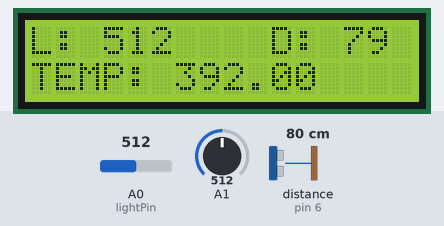
The sketch below on a simulated Arduino Uno, built with avr-gcc and run on an emulated ATmega328P. On the bench: 16×2 character LCD. Wiring (inferred from the names in the program): ultrasonic range finder: trigger pin 7; echo pin 6. Inputs (shaded band) come from the test bench; at power-on: distance to the obstacle (sensor on pin 6) 80 cm, A1 = 512, A0 (lightPin) = 512. The echo pulse lasts 58.3 µs per cm.

Above: at 1.2 s.
1.3 s: distance to the obstacle (sensor on pin 6) set to 2 cm
At 1.59 s:
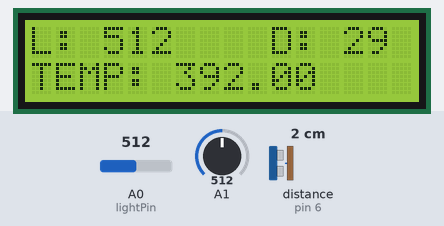
2.8 s: A1 set to 122
At 4.0 s:
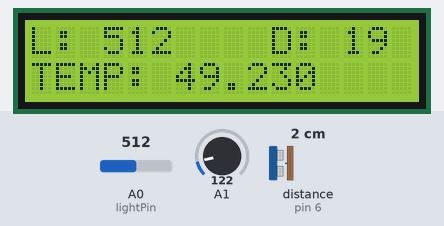
4.3 s: A0 (lightPin) set to 306
At 5.2 s:
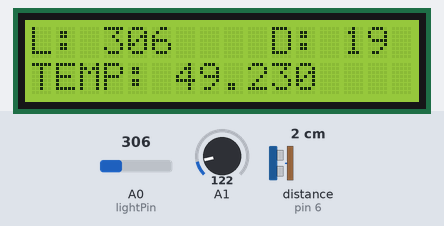
5.8 s: distance to the obstacle (sensor on pin 6) set to 4 cm
At 6.3 s:
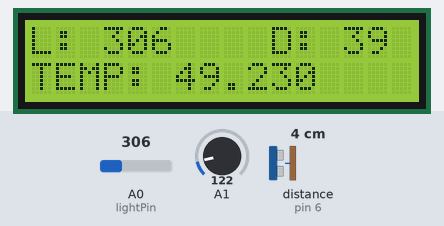
7.3 s: A1 set to 0
At 8.5 s:
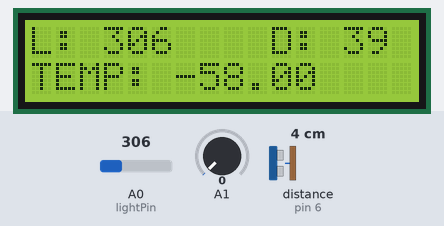
8.8 s: A0 (lightPin) set to 122
At 9.9 s:
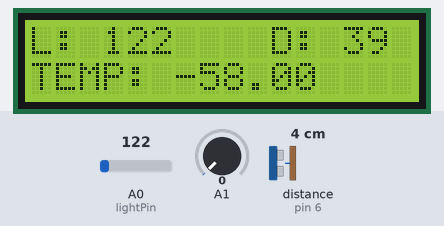
Timing chart, 0 to 11.3 s (numbered marks = the images above; inputs shaded):
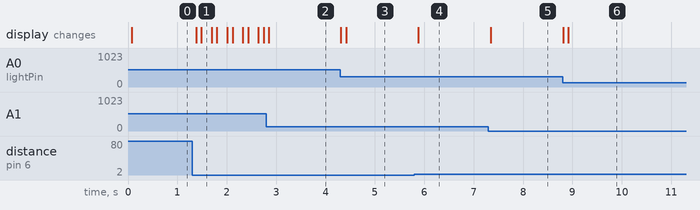

The sketch:

grpc.ino
```cpp
#include <LiquidCrystal.h>

LiquidCrystal lcd(12, 11, 5, 4, 3, 2);

const int lightPin = 0;
const int temperaturePin = 1;
const int trigPin = 7;
const int echoPin = 6; //pwm

int lightLevel, dist, centimeters;
int calibratedlightLevel; // used to store the scaled / calibrated lightLevel
int maxThreshold = 0;     // used for setting the "max" light level
int minThreshold = 1023;   // used for setting the "min" light level

void setup()
{

  lcd.begin(16, 2); //Initialize the 16x2 LCD
  lcd.clear();  //Clear any old data displayed on the LCD

  pinMode(trigPin, OUTPUT);
  pinMode(echoPin, INPUT);

  Serial.begin(9600);

}

void loop()
{

 lightLevel = analogRead(lightPin);
 lcd.setCursor(0, 0);
 lcd.print("L: ");
 lcd.print(lightLevel);

 float voltage, degreesC, degreesF;
 voltage = getVoltage(temperaturePin); //Measure the voltage at the analog pin
 degreesC = (voltage - 0.5) * 100.0; // Convert the voltage to degrees Celsius
 degreesF = degreesC * (9.0 / 5.0) + 32.0; //Convert degrees Celsius to Fahrenheit
 lcd.setCursor(0,1);
 lcd.print("TEMP: ");
 lcd.print(degreesF);

 dist = ping(trigPin, echoPin);
 lcd.setCursor(10, 0);
 lcd.print("D: ");
 lcd.print(dist);

 delay(100);

}

float getVoltage(int pin)   //Function to read and return
              //floating-point value (true voltage)
              //on analog pin
{

  return (analogRead(pin) * 0.004882814);
  // This equation converts the 0 to 1023 value that analogRead()
  // returns, into a 0.0 to 5.0 value that is the true voltage
  // being read at that pin.
}

//not used yet
void autoRange()
{
  if (lightLevel < minThreshold)  // minThreshold was initialized to 1023 -- so, if it's less, reset the threshold level.
    minThreshold = lightLevel;

  if (lightLevel > maxThreshold)  // maxThreshold was initialized to 0 -- so, if it's bigger, reset the threshold level.
    maxThreshold = lightLevel;

  // Once we have the highest and lowest values, we can stick them
  // directly into the map() function.
  //
  // This function must run a few times to get a good range of bright and dark values in order to work.

  lightLevel = map(lightLevel, minThreshold, maxThreshold, 0, 255);
  lightLevel = constrain(lightLevel, 0, 255);
}

int ping(int trigPin, int echoPin) //echo pin is PWM
{
    digitalWrite(trigPin, LOW);
    delayMicroseconds(2);
    digitalWrite(trigPin, HIGH);
    delayMicroseconds(10);
    digitalWrite(trigPin, LOW);

    long duration = pulseIn(echoPin, HIGH);

    centimeters = int(duration / 58.2);

    return centimeters;
}
```

Measured:
- after the input at 1.3 s, the display: first changes after 0.08 s (image 1 shows a later state)
- after the input at 2.8 s, the display: first changes after 0.05 s (image 2 shows a later state)
- after the input at 4.3 s, the display: changes at once (image 3)
- after the input at 5.8 s, the display: changes after 0.08 s (image 4)
- after the input at 7.3 s, the display: changes after 0.05 s (image 5)
- after the input at 8.8 s, the display: changes at once (image 6)
